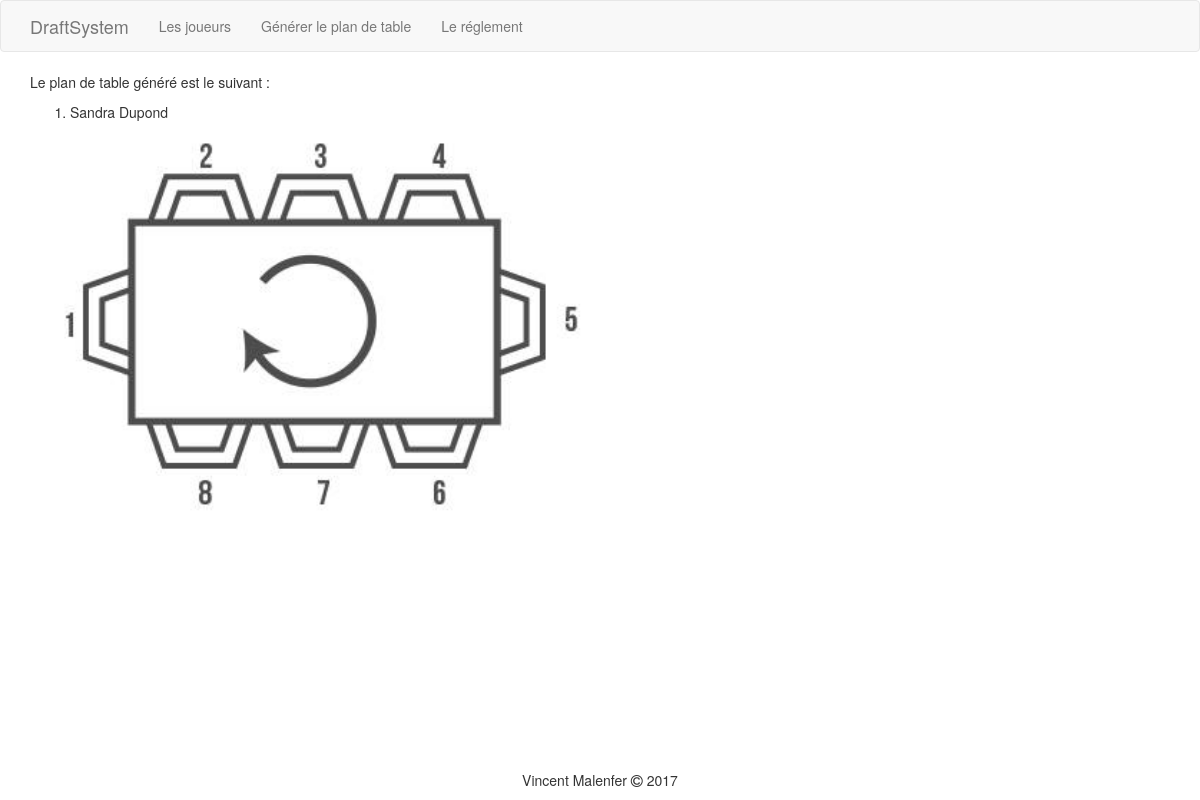
Page /table.php?nom=Dupond on the earlier database version.
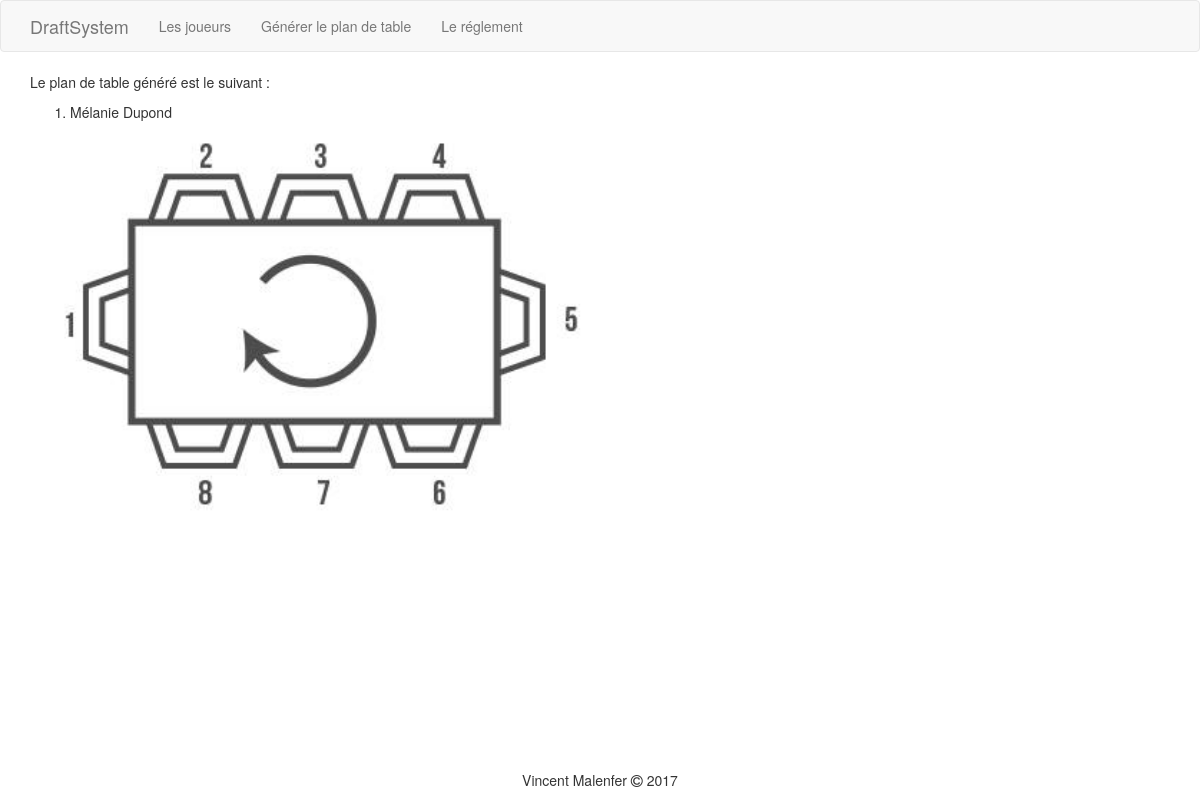
Same page on the later database version.
### tables this page shows
CREATE TABLE `player` (
  `id` int(11) NOT NULL,
  `prenom` varchar(50) NOT NULL,
  `nom` varchar(100) NOT NULL,
  `dci` varchar(255) NOT NULL
);

### table.php (called while the page is built, shortened)
<?php
$nom = (isset($_GET['nom'])) ? $_GET['nom'] : null;
$players = Player::fetchAll($nom);
require 'view/table.php';

### Model/Player.php (called while the page is built, shortened)
<?php
class Player
{
	private $prenom;
	private $nom;
	public function getPrenom()
	{
		return $this->prenom;
	}
	public function getNom()
	{
		return $this->nom;
	}
	public static function fetchAll($nom = null)
	{
		$cnx = Cnx::getInstance();
		$query = 'SELECT * FROM player';
		if (!empty($nom)) {
			$nom = $cnx->quote("%$nom%");
			$query.= " WHERE nom LIKE $nom";
		}
		$stmt = $cnx->query($query);
		return $stmt->fetchAll(\PDO::FETCH_CLASS, self::class);
	}
}

### View/table.php (the view, shortened to what this page needs)
<?php
require 'View/layout/top.php';
?>
<section>
  <p>Le plan de table généré est le suivant : </p>
<?php
  shuffle($players);
  echo("<ol>");
  foreach ($players as $player) :
  ?>
    <li><?= $player->getPrenom()," ", $player->getNom(); ?></li>
  <?php
  endforeach;
  echo("</ol>");
?>
</section>
<aside class="table numéroté">
  <img src="assets/img/tablenum.jpg" alt="plan de table numéroté">
</aside>
<?php
require 'View/layout/bottom.php';
?>

### View/layout/top.php (shortened to what this page needs)
<!DOCTYPE html>
<html lang="fr">
	<head>
		<link href="https://maxcdn.bootstrapcdn.com/bootstrap/3.3.7/css/bootstrap.min.css" rel="stylesheet">
		<link href="https://maxcdn.bootstrapcdn.com/font-awesome/4.7.0/css/font-awesome.min.css" rel="stylesheet">
		<link rel="stylesheet" href="assets/css/style.css">
	</head>
	<body>
		<nav class="navbar navbar-default">
			<div class="container">
				<a class="navbar-brand" href="/DraftSystem/">DraftSystem</a>
				<ul class="nav navbar-nav">
					<li>
						<a href="player.php">Les joueurs</a>
					</li>
					<li>
						<a href="table.php">Générer le plan de table</a>
					</li>
					<li>
						<a href="reglement.php">Le réglement</a>
					</li>
				</ul>
			</div>
		</nav>
		<div class="container">

### View/layout/bottom.php (shortened to what this page needs)
		</div>
		<footer>
			<p>
				Vincent Malenfer <i class="fa fa-copyright" aria-hidden="true"></i>
 2017
			</p>
		</footer>
	</body>
</html>

### assets/css/style.css (style rules this page uses)
img { margin: 0 auto; width: 50%; }
html { height: 100%; }
body { position: relative; min-height: 100%; margin: 0; padding: 0; padding-bottom: 3em; }
footer { position: absolute; bottom: 0; left: 0; right: 0; text-align: center; display: block; margin-top: 2em; }
* { box-sizing: border-box; }

Differences in the rows shown:
removed player: prenom "Sandra", nom "Dupond"
added player: prenom "Mélanie", nom "Dupond"
